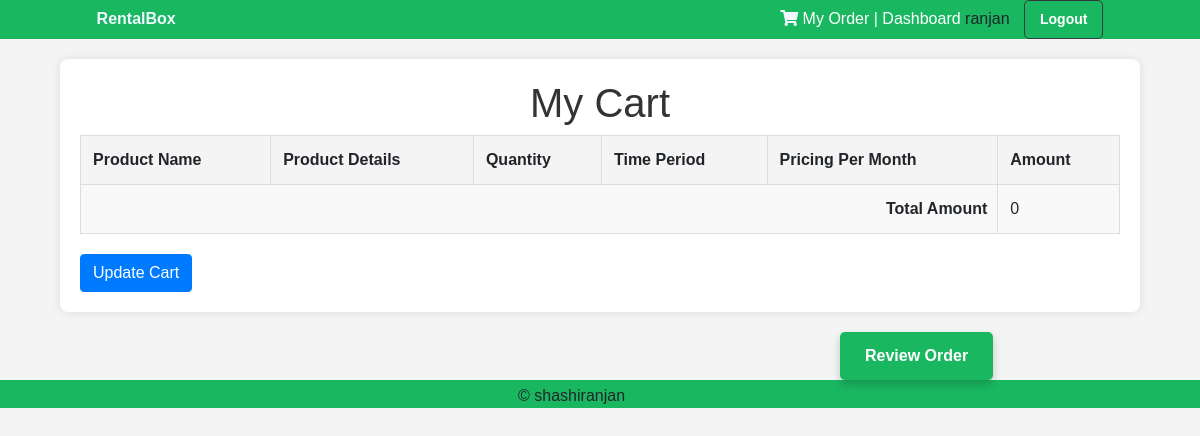
/mycart/ (signed in), run on an earlier commit of the app's database.
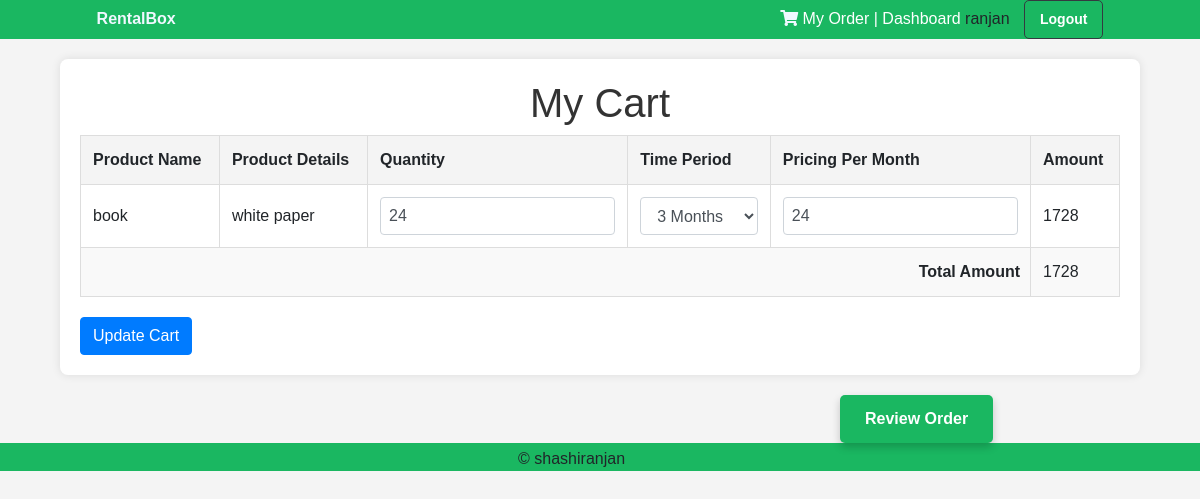
And on a later commit of the database.
### warehouse/models.py (models this page shows)
class CartDetails(models.Model):
    enquiry = models.ForeignKey(EnquiryDetails,on_delete=models.CASCADE, null=True)
    user = models.ForeignKey(User,on_delete=models.CASCADE)
    sq_details = models.ForeignKey(SalesQuoteDetails,on_delete=models.CASCADE, null=True)
    product_obj = models.ForeignKey(Products,on_delete=models.CASCADE, null=True)
    time_period = models.CharField(choices=CATEGORY_CHOICES, max_length = 200, null = True, default="1 Year")
    pricing = models.CharField(max_length=64, null = True)
    qty = models.IntegerField(default=1, null=True)
    is_paid=models.BooleanField(default=False)
    total_amount=models.IntegerField(null = True)

class SalesQuoteDetails(models.Model):
    enquiry = models.ForeignKey(EnquiryDetails,on_delete=models.CASCADE)
    sales_quote_id = models.CharField(max_length=64, null = True)
    product_obj = models.ForeignKey(Products,on_delete=models.CASCADE, null=True)
    product_name = models.CharField(max_length=264, null = True)   #
    product_id = models.CharField(max_length = 128, null = True)   #
    qty= models.IntegerField(null = True)
    product_details = models.CharField(max_length = 128, null = True)  #
    time_period = models.CharField(choices=CATEGORY_CHOICES, max_length = 200, null = True, default="Other")
    pricing = models.CharField(max_length=64, null = True)  #
    added_to_cart = models.BooleanField(default=False)
    sq_reject= models.BooleanField(default=False)

### warehouse/views.py (the view)
# urls.py: path('mycart/',views.cart_details_view, name='mycart'),
@login_required(login_url='/login/')
def cart_details_view(request):
    username= request.user.email
    name = username.split('@')[0]
    role=request.user.role
    amount=[]
    cart_details = CartDetails.objects.filter(user=request.user, is_paid=False)
    for single_product in cart_details:
        amount.append(single_product.total_amount)
    total_amount=sum(amount)
    print("enter in cart details view part")
    context={'name':name, 'role':role, 'total_amount':total_amount,'cart_details':cart_details}
    return render(request,'warehouse/mycart.html',context)

### warehouse/templates/warehouse/mycart.html (shortened to what the changed rows need)
{% extends 'layout/app.html' %}
{% load static %}
        {% block content %}
        <head>
            <link rel = "stylesheet" type="text/css" href="{% static '/warehouse/css/dashboard.css' %}">
        </head>
        <body>
        <div class="container">
                <h1>My Cart</h1>
                <table>
                    <thead>
                        <tr>
                            <th>Product Name</th>
                            <th>Product Details</th>
                            <th>Quantity</th>
                            <th>Time Period</th>
                            <th>Pricing Per Month</th>
                            <th>Amount</th>
                        </tr>
                    </thead>
                    <form action = "{% url 'update_cart_details' %}" method = "POST">
                    <tbody>
                        {% for details in cart_details %}
                        <tr>
                            <td data-label="Product Name">
                        {% if details.sq_details and details.sq_details.product_name %}
                            {{ details.sq_details.product_name }}
                        {% elif details.product_obj and details.product_obj.name %}
                            {{ details.product_obj.name }}
                        {% else %}
                            Product name not available
                        {% endif %}
                        </td>
                        <td data-label="Product Details">
                            {% if details.sq_details and details.sq_details.product_details %}
                                {{ details.sq_details.product_details }}
                            {% elif details.product_obj and details.product_obj.description %}
                                {{ details.product_obj.description }}
                            {% else %}
                                Product details not available
                            {% endif %}
                        </td>
                            <td data-label="Quantity">
                                <input type="number" id="quantity_{{ details.id }}" name="quantity_{{ details.id }}" value="{{ details.qty }}" class="form-control" onchange="updateAmount(this)">
                            </td>
                            <td data-label="Time Period">
                                <select name="time_period_{{ details.id }}" class="form-control" onchange="updateAmount(this)" id="time_period">
                                    <option value="3" {% if details.time_period == "3" %}selected{% endif %}>3 Months</option>
                                </select>
                            </td>
                            <td data-label="Pricing Per Month">
                                <input type="number" id="pricing_{{ details.id }}" name="pricing_{{ details.id }}" value="{{ details.pricing }}" class="form-control" onchange="updateAmount(this)">
                            </td>
                            <td data-label="Amount">
                                <span class="amount">{{ details.total_amount }}</span>
                            </td>
                        </tr>
                        {% endfor %}
                    </tbody>
                    <tfoot>
                        <tr>
                            <td colspan="5" class="total">Total Amount</td>
                            <td class="amount">{{ total_amount }}</td>
                        </tr>
                    </tfoot>
                </table>
            </div>
        </body>
    {% endblock %}

What changed in the data, as far as the page shows it:
added CartDetails: sq_details.product_name "book", sq_details.product_details "white paper", qty "24", id "3 Months", pricing "24", total_amount "1728"
Also different on the page:
{{ total_amount }}: "0" → "1728"
